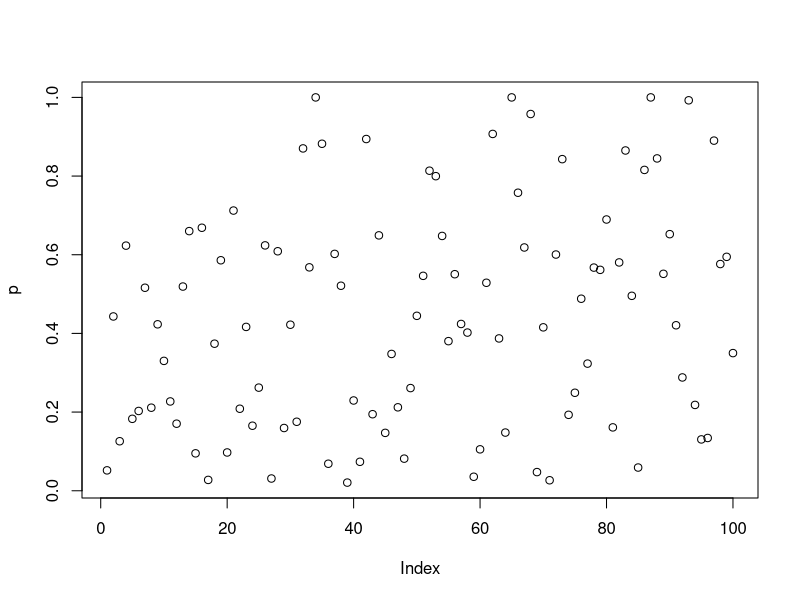

This figure's R source:
## ---- chunk 1
library(purrr)

# mapping by position -----------------------

x <- list(1, list(2, 3, list(1, 2)))

map(x, 1)
as_mapper(1)

map(x, list(2, 1))
as_mapper(list(2, 1))

# mapping by name -----------------------

y <- list(
  list(m = "a", list(1, m = "mo")),
  list(n = "b", list(2, n = "no"))
)

map(y, "m")
as_mapper("m")

# mixing position and name
map(y, list(2, "m"))
as_mapper(list(2, "m"))

# compact functions ----------------------------

map(y, ~ length(.x))
as_mapper(~ length(.x))
## ---- chunk 2
pluck(Titanic, attr_getter("class"))
## ---- chunk 3
library(purrr)

map(1:3, ~ runif(2))
as_mapper(~ runif(2))

map(1:3, runif(2))
as_mapper(runif(2))
## ---- chunk 4
map_dbl(mtcars, sd)
## ---- chunk 5
keep(iris, is.numeric) %>%
  map_dbl(sd)
## ---- chunk 6
modify_if(dplyr::starwars, is.character, as.factor) %>%
  keep(is.factor) %>%
  map_int(~ length(levels(.)))
## ---- chunk 7
trials <- map(1:100, ~ t.test(rpois(10, 10), rpois(7, 10)))

p <- map_dbl(trials, "p.value")

plot(p)
## ---- chunk 8
x <- list(
  list(1, c(3, 9)),
  list(c(3, 6), 7, c(4, 7, 6))
)

triple <- function(x) x * 3
map(x, .f = ~ map(., ~ triple(.)))
## ---- chunk 9
formulas <- list(
  mpg ~ disp,
  mpg ~ I(1 / disp),
  mpg ~ disp + wt,
  mpg ~ I(1 / disp) + wt
)

map(formulas, ~ lm(formula = ., data = mtcars))
## ---- chunk 10
bootstrap <- function(df) {
  df[sample(nrow(df), replace = TRUE), , drop = FALSE]
}

bootstraps <- map(1:10, ~ bootstrap(mtcars))

map_dbl(
  bootstraps,
  ~ summary(lm(formula = mpg ~ disp, data = .))$r.squared
)
## ---- chunk 11
head(modify(mtcars, 1))
